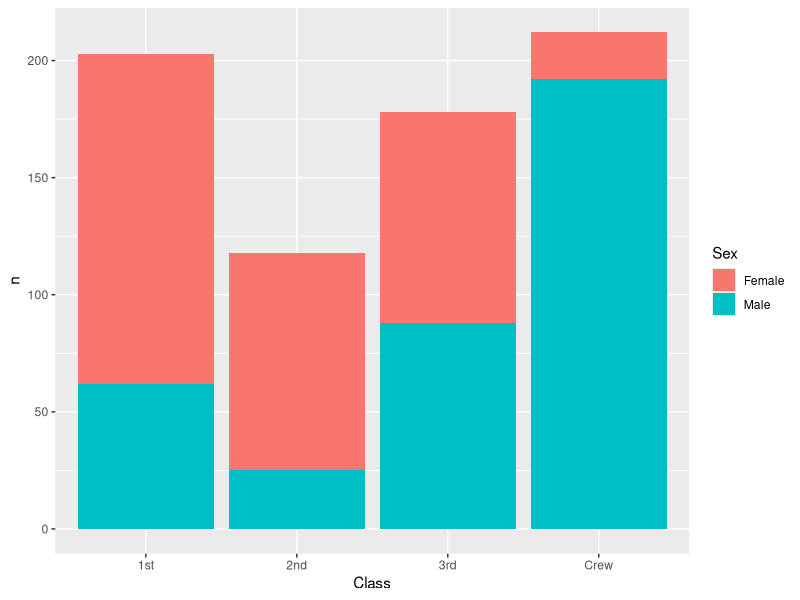
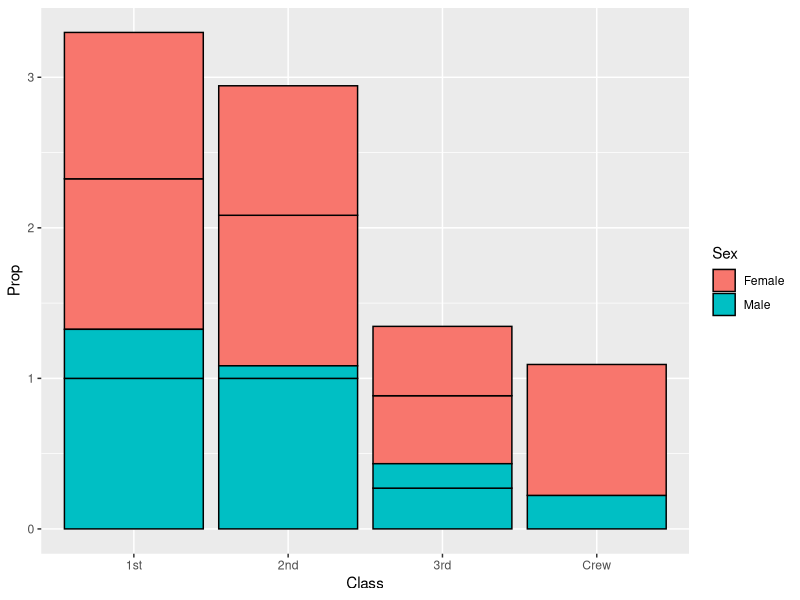
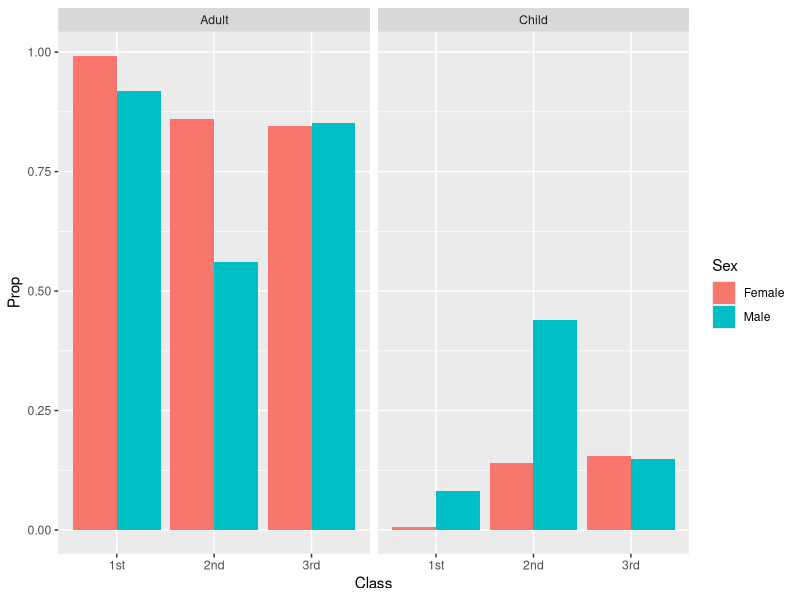

These charts were generated, in order, by the following R code:
## ---- chunk 1
library(tidyverse)

df_titanic <- as_tibble(Titanic)
## ---- chunk 2
## TASK: Perform a `glimpse` of df_titanic
glimpse(df_titanic)
## ---- chunk 3
## NOTE: No need to edit! We'll cover how to
## do this calculation in a later exercise.
df_titanic %>% summarize(total = sum(n))
## ---- chunk 4
## TASK: Visualize counts against `Class` and `Sex`


df_q3 <- df_titanic %>%
  group_by(Sex, Survived, Class) %>% 
  filter(
    # Class != "Crew", 
    Survived != "No"
  )
df_q3

ggplot(df_q3, aes(x = Class, y = n, fill = Sex)) +
  geom_col()




## ---- chunk 5
## NOTE: No need to edit! We'll cover how to
## do this calculation in a later exercise.
df_prop <-
  df_titanic %>%
  group_by(Class, Sex, Age) %>%
  mutate(
    Total = sum(n),
    Prop = n / Total
  ) %>%
  ungroup()
df_prop
## ---- chunk 6


# df_prop %>%
#   group_by(Sex, Survived, Class) %>% 
#   filter(Class != "Crew", Survived != "No") %>% 
#   mutate(
#     Total = sum(n),
#     Prop = n / Total
#   ) %>%
#   ungroup()


df_prop %>% 
  filter(Survived == "Yes") %>% 
  ggplot(aes(x = Class, y = Prop, fill = Sex)) +
  geom_col(color = "black")



## ---- chunk 7

df_q5 <- df_titanic %>%
  filter(Class != "Crew", Survived != "No") %>%  
  group_by(Sex, Survived, Class) %>%  
  mutate(
    Total = sum(n),  
    Prop = n / Total  
  ) %>% 
  ungroup()

df_q5

ggplot(df_q5, aes(x = Class, y = Prop, fill = Sex)) +
  geom_col(position = "dodge") +
  facet_wrap(~Age)

